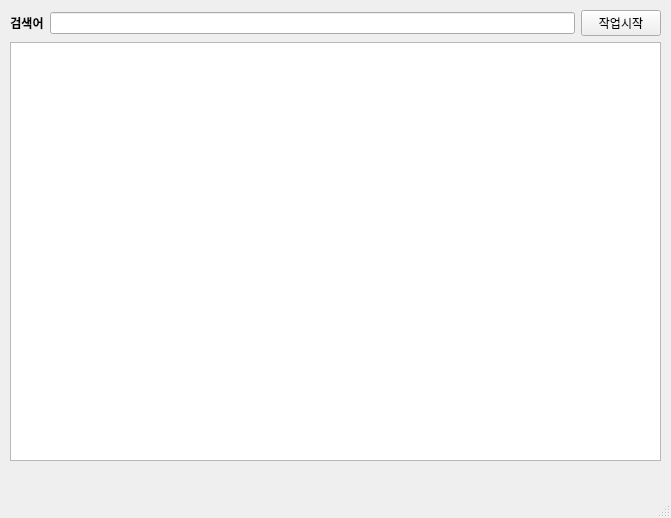
<?xml version="1.0" encoding="UTF-8"?>
<ui version="4.0">
 <class>MallCrawler</class>
 <widget class="QMainWindow" name="MallCrawler">
  <property name="geometry">
   <rect>
    <x>0</x>
    <y>0</y>
    <width>671</width>
    <height>518</height>
   </rect>
  </property>
  <property name="windowTitle">
   <string>MallCrawler</string>
  </property>
  <widget class="QWidget" name="centralwidget">
   <widget class="QWidget" name="">
    <property name="geometry">
     <rect>
      <x>10</x>
      <y>10</y>
      <width>651</width>
      <height>451</height>
     </rect>
    </property>
    <layout class="QVBoxLayout" name="verticalLayout">
     <item>
      <layout class="QHBoxLayout" name="horizontalLayout">
       <item>
        <widget class="QLabel" name="search_label">
         <property name="font">
          <font>
           <weight>75</weight>
           <bold>true</bold>
          </font>
         </property>
         <property name="text">
          <string>검색어</string>
         </property>
         <property name="alignment">
          <set>Qt::AlignCenter</set>
         </property>
        </widget>
       </item>
       <item>
        <widget class="QLineEdit" name="edit_keyword"/>
       </item>
       <item>
        <widget class="QPushButton" name="btn_start">
         <property name="text">
          <string>작업시작</string>
         </property>
        </widget>
       </item>
      </layout>
     </item>
     <item>
      <widget class="QTextBrowser" name="log_text_browser"/>
     </item>
    </layout>
   </widget>
  </widget>
  <widget class="QMenuBar" name="menubar">
   <property name="geometry">
    <rect>
     <x>0</x>
     <y>0</y>
     <width>671</width>
     <height>26</height>
    </rect>
   </property>
  </widget>
  <widget class="QStatusBar" name="statusbar"/>
 </widget>
 <resources/>
 <connections/>
</ui>
